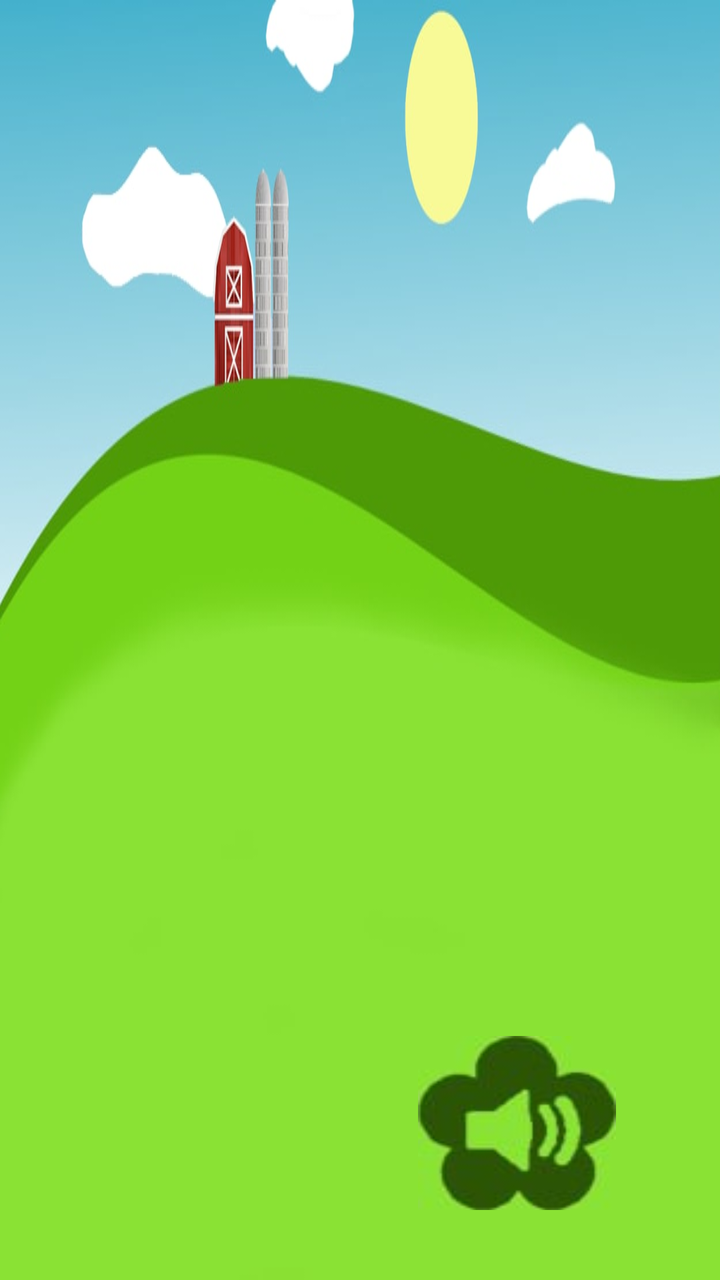
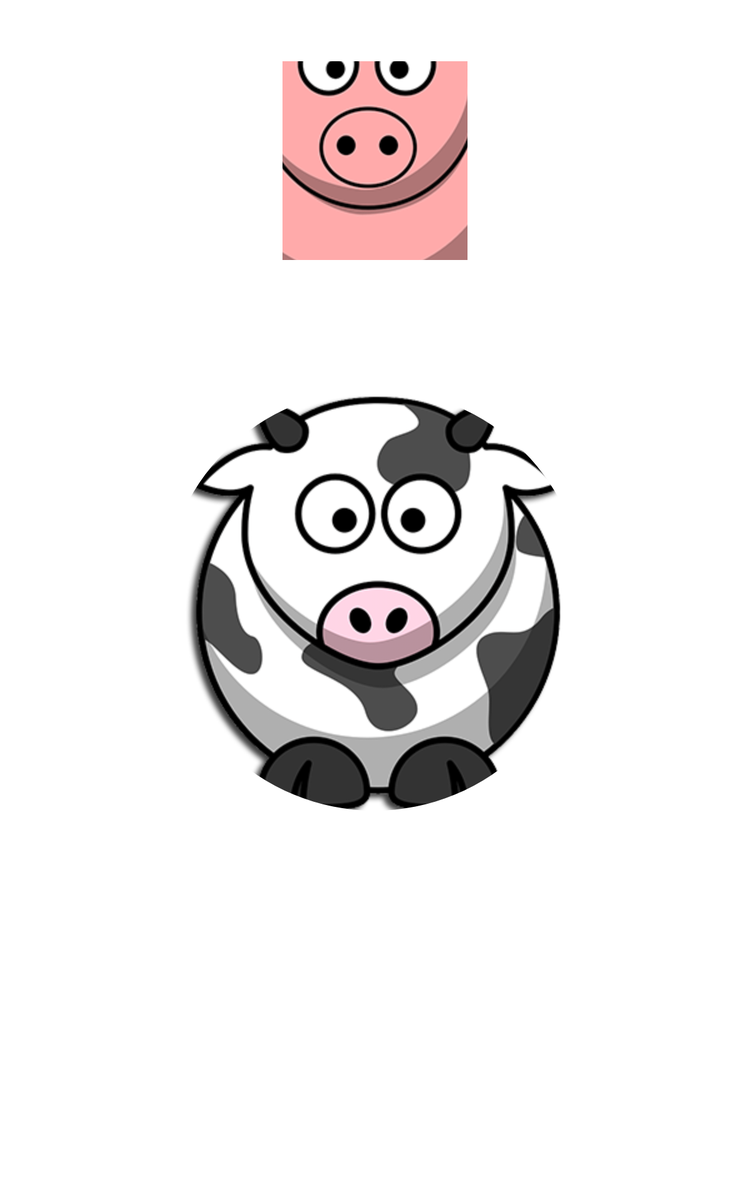

The same Android screen from two of the app's own layout files: first res/layout/ as a phone draws it, then the repository's variant for another configuration, drawn on a device whose configuration selects that folder. Both files follow.
<!-- AndroidManifest.xml: application theme Theme.HappyAnimals -->
<!-- res/layout/activity_teoria_sonidos.xml -->
<?xml version="1.0" encoding="utf-8"?>
<androidx.constraintlayout.widget.ConstraintLayout xmlns:android="http://schemas.android.com/apk/res/android"
    xmlns:app="http://schemas.android.com/apk/res-auto"
    xmlns:tools="http://schemas.android.com/tools"
    android:id="@+id/cerdo"
    android:layout_width="match_parent"
    android:layout_height="match_parent"
    android:background="@drawable/fondo"
    tools:context=".TeoriaSonidos">

    <ImageButton
        android:id="@+id/playButton"
        android:layout_width="180dp"
        android:layout_height="200dp"
        android:background="@android:color/transparent"
        android:contentDescription="cerdo"
        android:scaleType="fitCenter"
        android:transitionName="fade"
        app:layout_constraintBottom_toBottomOf="parent"
        app:layout_constraintEnd_toEndOf="parent"
        app:layout_constraintHorizontal_bias="0.074"
        app:layout_constraintStart_toStartOf="parent"
        app:layout_constraintTop_toTopOf="parent"
        app:layout_constraintVertical_bias="0.924" />

    <ImageView
        android:id="@+id/textViewNombreAnimal"
        android:layout_width="268dp"
        android:layout_height="72dp"
        android:layout_marginEnd="38dp"
        android:layout_marginBottom="38dp"
        android:background="@android:color/transparent"
        android:scaleType="fitXY"
        android:textSize="60sp"
        android:textStyle="bold"
        app:layout_constraintBottom_toBottomOf="parent"
        app:layout_constraintEnd_toStartOf="@+id/volumenButton" />

    <ImageButton
        android:id="@+id/volumenButton"
        android:layout_width="99dp"
        android:layout_height="87dp"
        android:layout_marginEnd="52dp"
        android:layout_marginBottom="35dp"
        android:background="@android:color/transparent"
        android:contentDescription="boton sonido"
        android:scaleType="fitXY"
        android:src="@drawable/sound"
        app:layout_constraintBottom_toBottomOf="parent"
        app:layout_constraintEnd_toEndOf="parent" />

    <ImageButton
        android:id="@+id/imageButton"
        android:layout_width="40dp"
        android:layout_height="40dp"
        android:layout_marginStart="600dp"
        android:layout_marginTop="16dp"
        android:background="@android:color/transparent"
        android:contentDescription="closeButton"
        android:onClick="returnVolver"
        android:scaleType="fitXY"
        android:src="@drawable/close"
        app:layout_constraintStart_toStartOf="parent"
        app:layout_constraintTop_toTopOf="parent"
        tools:ignore="TouchTargetSizeCheck" />

    <ImageButton
        android:id="@+id/playButton3"
        android:layout_width="268dp"
        android:layout_height="72dp"
        android:layout_marginEnd="38dp"
        android:layout_marginBottom="38dp"
        android:background="@android:color/transparent"
        android:scaleType="fitXY"
        android:textSize="60sp"
        android:textStyle="bold"
        app:layout_constraintBottom_toBottomOf="parent"
        app:layout_constraintEnd_toStartOf="@+id/volumenButton"
        tools:ignore="SpeakableTextPresentCheck" />

</androidx.constraintlayout.widget.ConstraintLayout>
<!-- resources referenced by this layout -->
<resources>
  <!-- drawable close: jpg bitmap (drawable-v24, 1804 bytes) -->
  <!-- drawable fondo: jpg bitmap (drawable-v24, 24656 bytes) -->
  <!-- drawable sound: jpg bitmap (drawable-v24, 2187 bytes) -->
  <style name="Theme.HappyAnimals" parent="Theme.MaterialComponents.DayNight.DarkActionBar">
          
          <item name="colorPrimary">@color/purple_500</item>
          <item name="colorPrimaryVariant">@color/purple_700</item>
          <item name="colorOnPrimary">@color/white</item>
          
          <item name="colorSecondary">@color/teal_200</item>
          <item name="colorSecondaryVariant">@color/teal_700</item>
          <item name="colorOnSecondary">@color/black</item>
          
          <item name="android:statusBarColor" tools:targetApi="l">?attr/colorPrimaryVariant</item>
          
      </style>
</resources>
<!-- res/layout-sw600dp/activity_teoria_sonidos.xml (the repository's variant of the layout above) -->
<!-- drawn on a 7-inch tablet held upright -->
<?xml version="1.0" encoding="utf-8"?>
<androidx.constraintlayout.widget.ConstraintLayout xmlns:android="http://schemas.android.com/apk/res/android"
    xmlns:app="http://schemas.android.com/apk/res-auto"
    xmlns:tools="http://schemas.android.com/tools"
    android:id="@+id/cerdo"
    android:layout_width="match_parent"
    android:layout_height="match_parent"
    tools:context=".TeoriaSonidos">

    <com.google.android.material.imageview.ShapeableImageView
        android:id="@+id/imageView"
        android:layout_width="wrap_content"
        android:layout_height="wrap_content"
        android:layout_marginStart="272dp"
        android:layout_marginTop="124dp"
        android:layout_marginEnd="273dp"
        android:layout_marginBottom="124dp"
        app:layout_constraintBottom_toBottomOf="parent"
        app:layout_constraintEnd_toEndOf="parent"
        app:layout_constraintStart_toStartOf="parent"
        app:layout_constraintTop_toTopOf="parent"
        app:shapeAppearanceOverlay="@style/circular"
        app:srcCompat="@drawable/vaca" />

    <ImageButton
        android:id="@+id/cerdoPlayButton"
        android:layout_width="148dp"
        android:layout_height="159dp"
        android:layout_marginStart="41dp"
        android:layout_marginTop="49dp"
        android:layout_marginEnd="41dp"
        android:contentDescription="cerdo"
        app:layout_constraintEnd_toEndOf="parent"
        app:layout_constraintStart_toStartOf="parent"
        app:layout_constraintTop_toTopOf="parent"
        app:srcCompat="@drawable/cerdo" />

</androidx.constraintlayout.widget.ConstraintLayout>
<!-- resources referenced by the variant -->
<!-- as a 7-inch tablet held upright resolves them -->
<resources>
  <!-- drawable cerdo: jpg bitmap (drawable, 7677 bytes) -->
  <!-- drawable vaca: png bitmap (drawable, 21260 bytes) -->
  <style name="circular">
          <item name="cornerSize">50%</item>
      </style>
  <style name="Theme.HappyAnimals" parent="Theme.MaterialComponents.DayNight.DarkActionBar">
          
          <item name="colorPrimary">@color/purple_500</item>
          <item name="colorPrimaryVariant">@color/purple_700</item>
          <item name="colorOnPrimary">@color/white</item>
          
          <item name="colorSecondary">@color/teal_200</item>
          <item name="colorSecondaryVariant">@color/teal_700</item>
          <item name="colorOnSecondary">@color/black</item>
          
          <item name="android:statusBarColor" tools:targetApi="l">?attr/colorPrimaryVariant</item>
          
      </style>
</resources>
